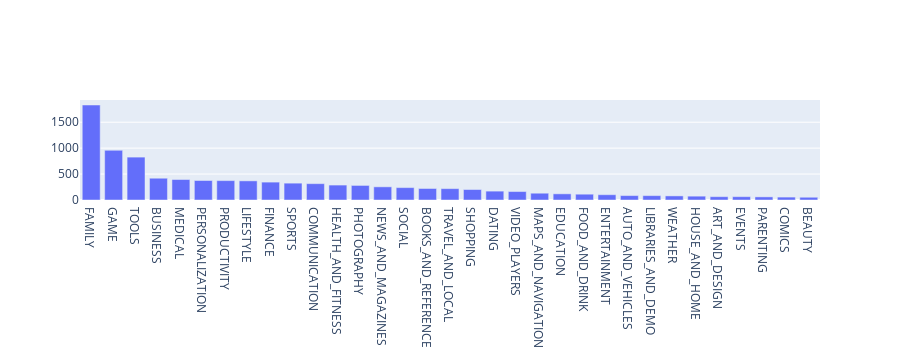

This figure's notebook cell:
### Markdown cell above
<h2>Exploring app categories<h2>

### Code cell
# Print the total number of unique categories
num_categories = len(apps['Category'].unique())
print('Number of categories = ', num_categories)
# Number of categories =  33

# Count the number of apps in each 'Category' and sort them in descending order
num_apps_in_category = apps['Category'].value_counts()
sorted_num_apps_in_category = num_apps_in_category.sort_values(ascending = False)

data = [go.Bar(
        x = num_apps_in_category.index, # index = category name
        y = num_apps_in_category.values, # value = count
)]

plotly.offline.iplot(data)

### Figure 1 — Plotly figure (JSON) as saved in the notebook; plotly's stock layout.template omitted (floating-point values rounded to 4 significant figures)
{"data": [{"type": "bar", "x": ["FAMILY", "GAME", "TOOLS", "BUSINESS", "MEDICAL", "PERSONALIZATION", "PRODUCTIVITY", "LIFESTYLE", "FINANCE", "SPORTS", "COMMUNICATION", "HEALTH_AND_FITNESS", "PHOTOGRAPHY", "NEWS_AND_MAGAZINES", "SOCIAL", "BOOKS_AND_REFERENCE", "TRAVEL_AND_LOCAL", "SHOPPING", "DATING", "VIDEO_PLAYERS", "MAPS_AND_NAVIGATION", "EDUCATION", "FOOD_AND_DRINK", "ENTERTAINMENT", "AUTO_AND_VEHICLES", "LIBRARIES_AND_DEMO", "WEATHER", "HOUSE_AND_HOME", "ART_AND_DESIGN", "EVENTS", "PARENTING", "COMICS", "BEAUTY"], "y": [1832, 959, 827, 420, 395, 376, 374, 369, 345, 325, 315, 288, 281, 254, 239, 222, 219, 202, 171, 163, 131, 119, 112, 102, 85, 84, 79, 74, 64, 64, 60, 56, 53]}], "layout": {"height": 360, "xaxis": {"autorange": true, "range": [-0.5, 32.5], "type": "category"}, "yaxis": {"autorange": true, "range": [0, 1928.0], "type": "linear"}}}
